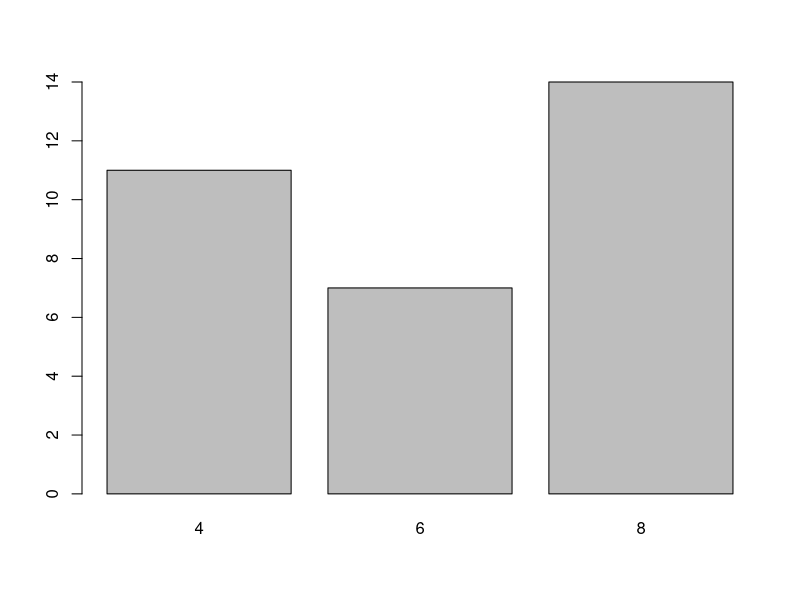
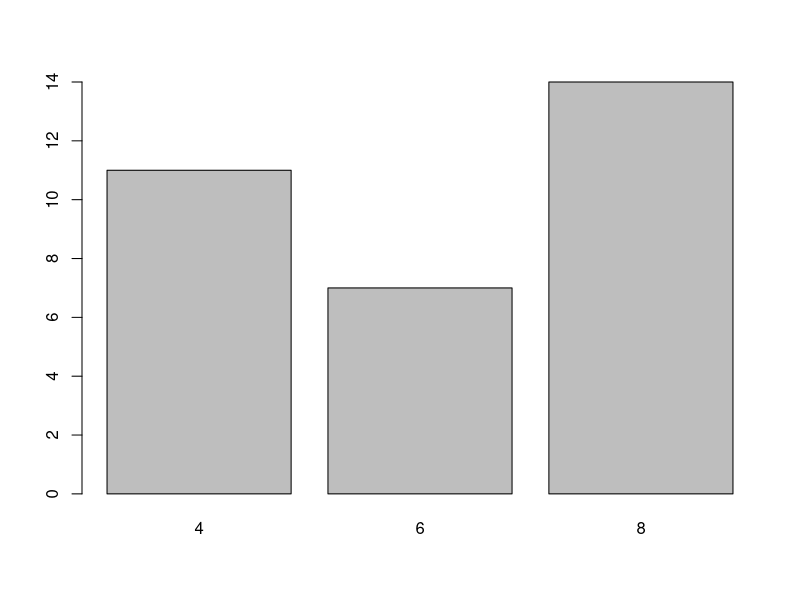
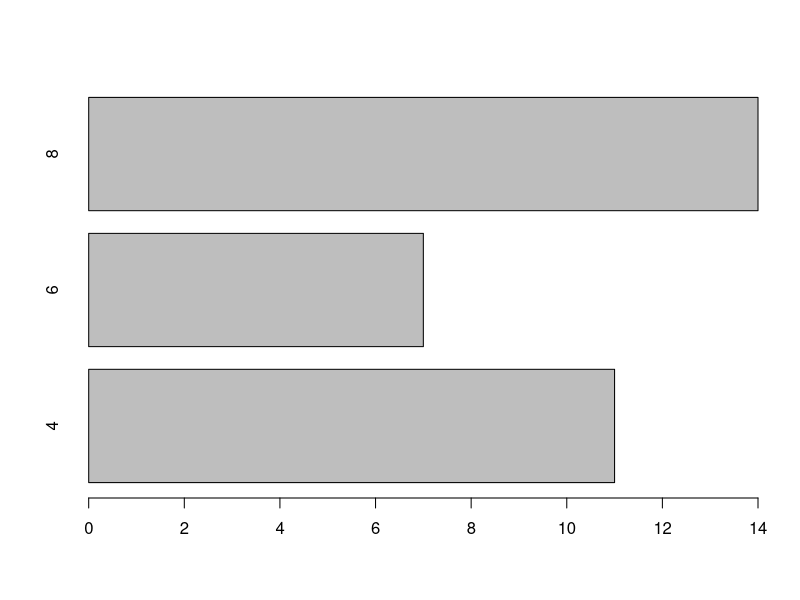
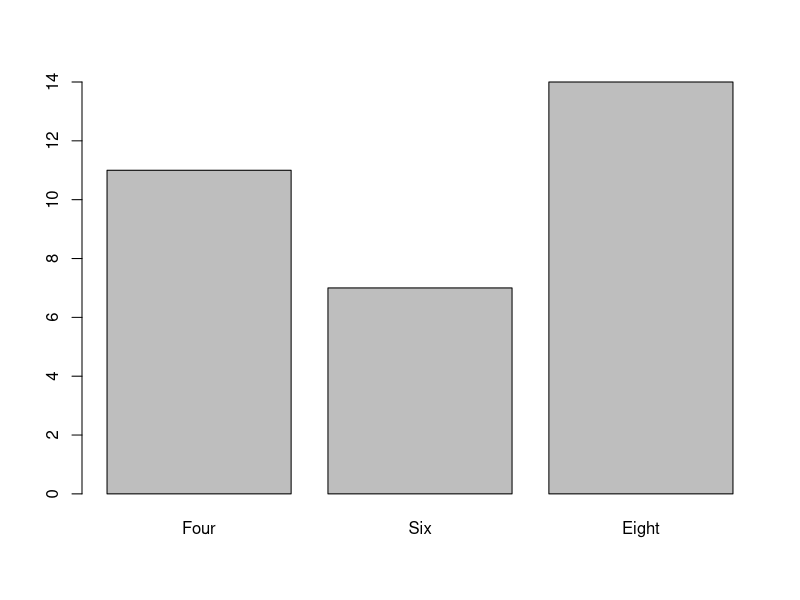
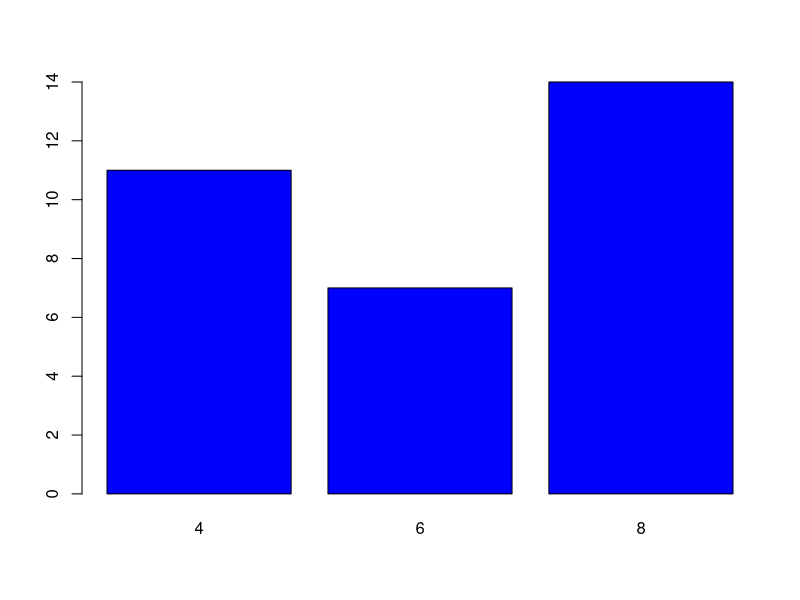
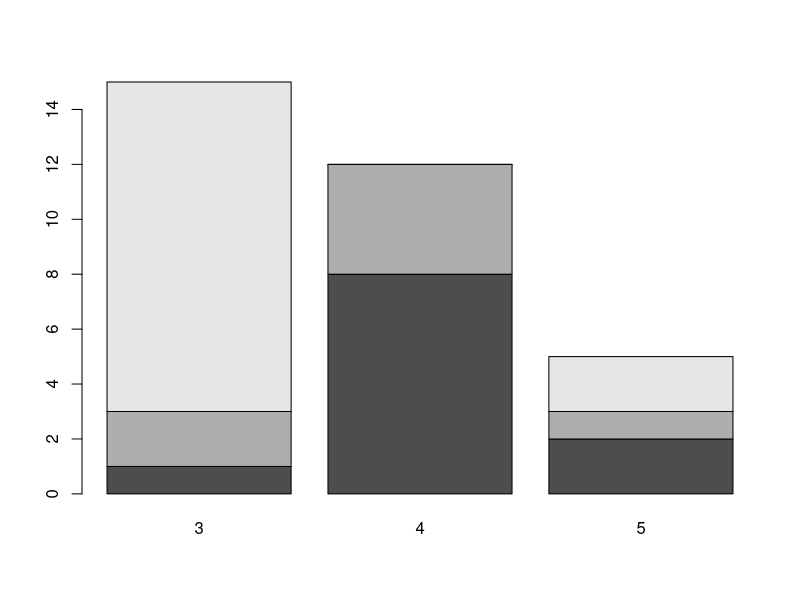
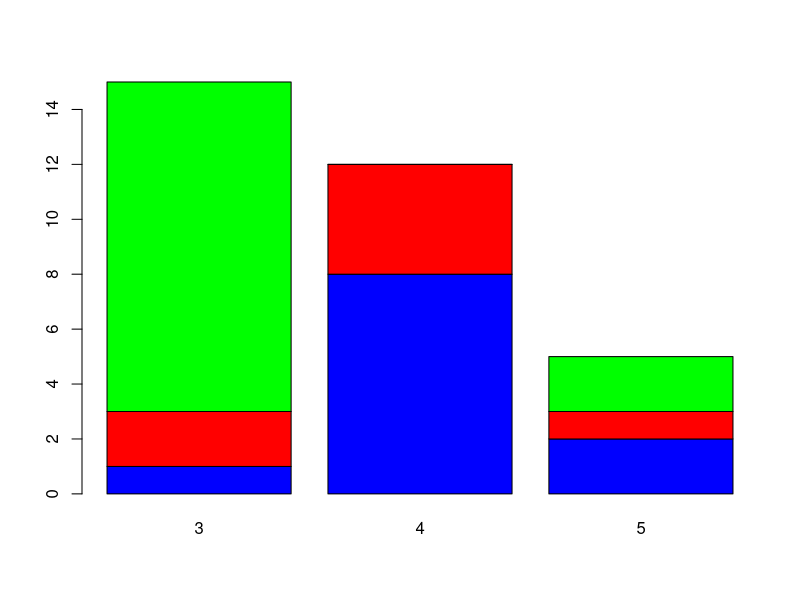
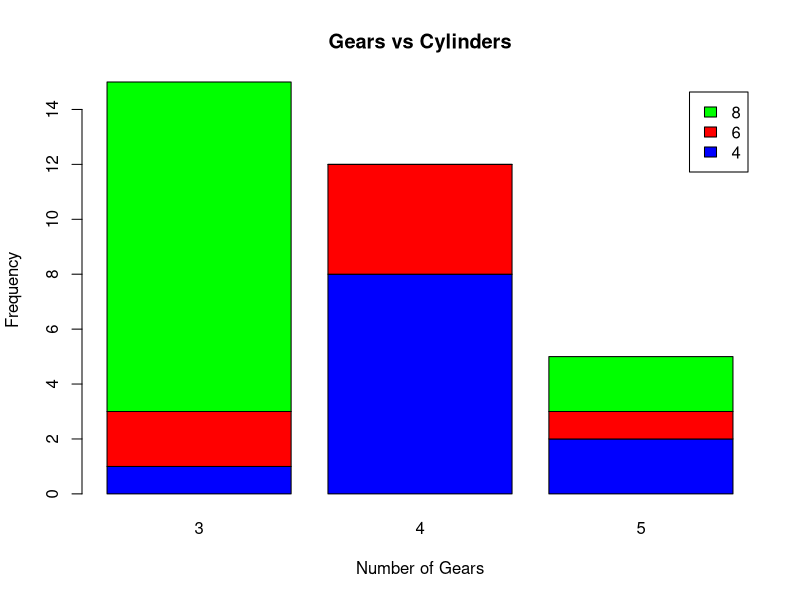

R code for these plots, in order:
## ---- chunk 1
plot(as.factor(mtcars$cyl))
## ---- chunk 2
barplot(table(mtcars$cyl))
## ---- chunk 3
cyl_freq <- table(mtcars$cyl)
cyl_freq
## ---- chunk 4
barplot(cyl_freq, horiz = TRUE)
## ---- chunk 5
barplot(cyl_freq, names.arg = c('Four', 'Six', 'Eight'))
## ---- chunk 6
barplot(cyl_freq, col = 'blue')
## ---- chunk 7
table(mtcars$gear)
cyl_gear <- table(mtcars$cyl, mtcars$gear)
cyl_gear
## ---- chunk 8
barplot(cyl_gear)
## ---- chunk 9
barplot(cyl_gear, col = c('blue', 'red', 'green'))
## ---- chunk 10
barplot(cyl_gear, col = c('blue', 'red', 'green'),
        main = 'Gears vs Cylinders', legend.text = TRUE,
        xlab = 'Number of Gears', ylab = 'Frequency')
## ---- chunk 11
barplot(cyl_gear, col = c('blue', 'red', 'green'), beside = TRUE, 
        legend.text = TRUE, main = 'Gears vs Cylinders',
        xlab = 'Number of Gears', ylab = 'Frequency')
## ---- chunk 12
barplot(cyl_freq, width = 2)
## ---- chunk 13
barplot(cyl_freq, space = c(1, 1, 2))
## ---- chunk 14
barplot(cyl_freq, border = 'blue')
## ---- chunk 15
barplot(cyl_freq, axes = FALSE)
## ---- chunk 16
barplot(cyl_freq, axis.lty = 3)
## ---- chunk 17
barplot(cyl_freq, offset = 5)
## ---- chunk 18
barplot(cyl_freq, ylim = c(0, 30))
## ---- chunk 19
barplot(cyl_freq, col = c('blue', 'red', 'green'),
        horiz = TRUE, width = c(1, 1, 2),
        names.arg = c('Four', 'Six', 'Eight'),
        axis.lty = 2, offset = 2)
## ---- chunk 20
barplot(cyl_freq, col = c('blue', 'red', 'green'), horiz = TRUE, axis.lty = 2,
        width = c(1, 1, 2), names.arg = c('Four', 'Six', 'Eight'), offset = 2)
title(main = 'Distribution of Cylinders',
      xlab = 'Frequency', ylab = 'Number of Cylinders')
